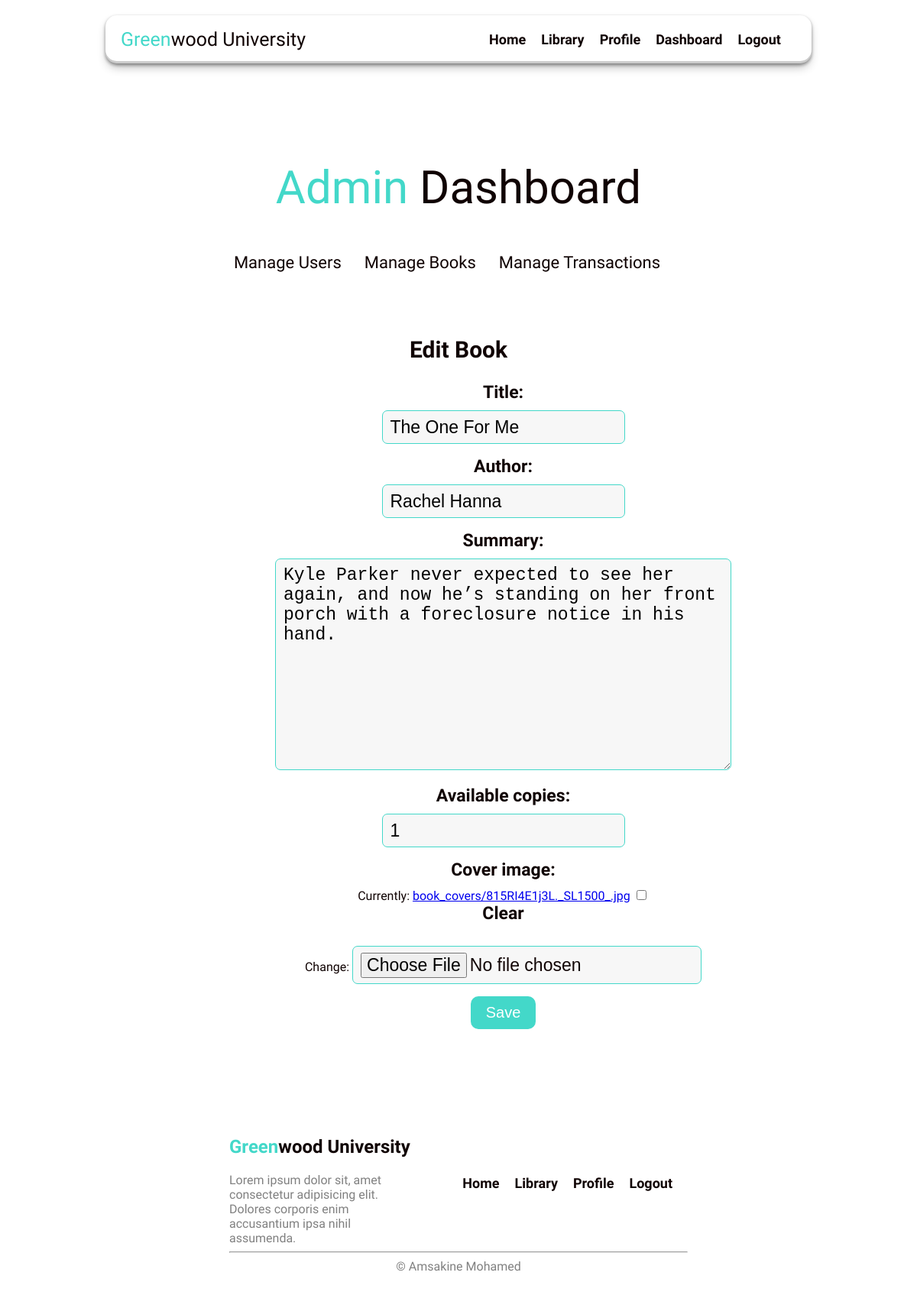
/books/edit/4/ (signed in), run on an earlier commit of the app's database.
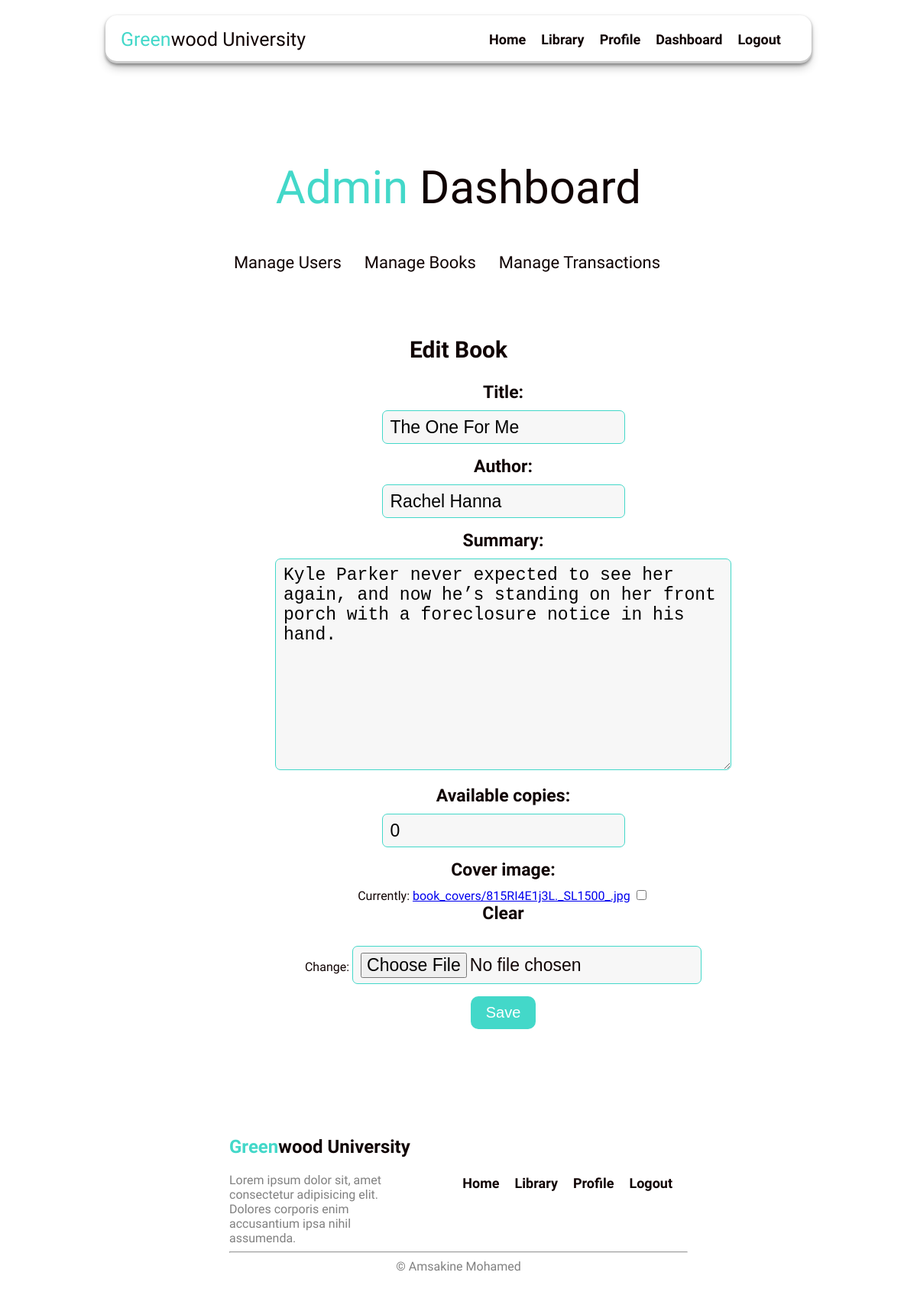
And on a later commit of the database.
### myapp/models.py (models this page shows, shortened)
class Book(models.Model):
    title = models.CharField(max_length=200)
    author = models.CharField(max_length=100)
    summary = models.TextField()
    available_copies = models.IntegerField(default=0)
    cover_image = models.ImageField(upload_to='book_covers/', null=True, blank=True)

### myapp/views/admin_dashboard.py (the view)
# urls.py: path('books/edit/<int:book_id>/', edit_book, name='edit_book'),
@login_required
@staff_member_required
def edit_book(request, book_id):
    book = get_object_or_404(Book, pk=book_id)
    if request.method == 'POST':
        form = BookForm(request.POST, request.FILES, instance=book)
        if form.is_valid():
            form.save()
            return redirect('book_list')
    else:
        form = BookForm(instance=book)
    return render(request, 'myapp/book_form.html', {'form': form})

### myapp/forms.py
class BookForm(forms.ModelForm):
    class Meta:
        model = Book
        fields = ['title', 'author', 'summary', 'available_copies', 'cover_image']

### myapp/templates/myapp/book_form.html (shortened to what this page needs)
{% extends 'myapp/admin_dashboard.html' %}
{% block dashboard %}
    <h2 class="dash-title">{% if form.instance.pk %}Edit Book{% else %}Add Book{% endif %}</h2>
    <form method="post" enctype="multipart/form-data">
        {{ form.as_p }}
        <button class="dash-button" type="submit" class="btn btn-primary">Save</button>
    </form>
{% endblock %}

What changed in the data, as far as the page shows it:
changed Book "The One For Me": available_copies "1" → "0"
